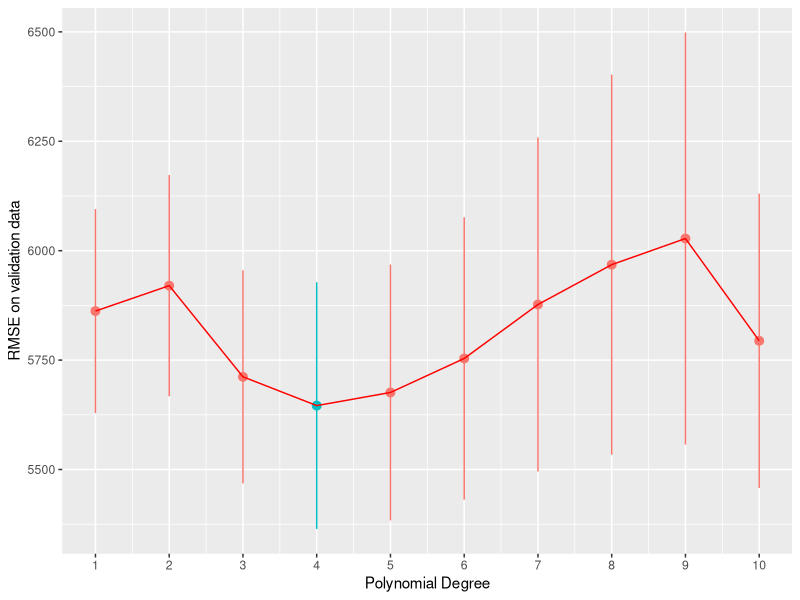
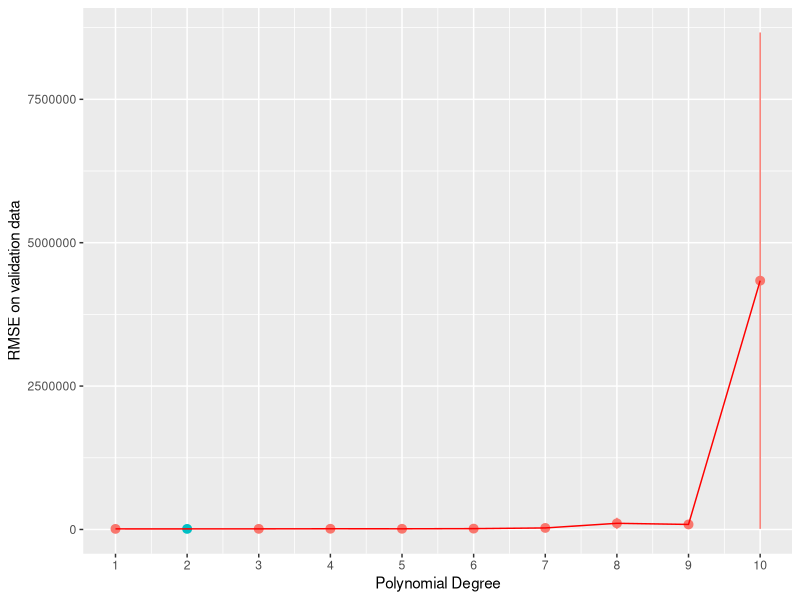
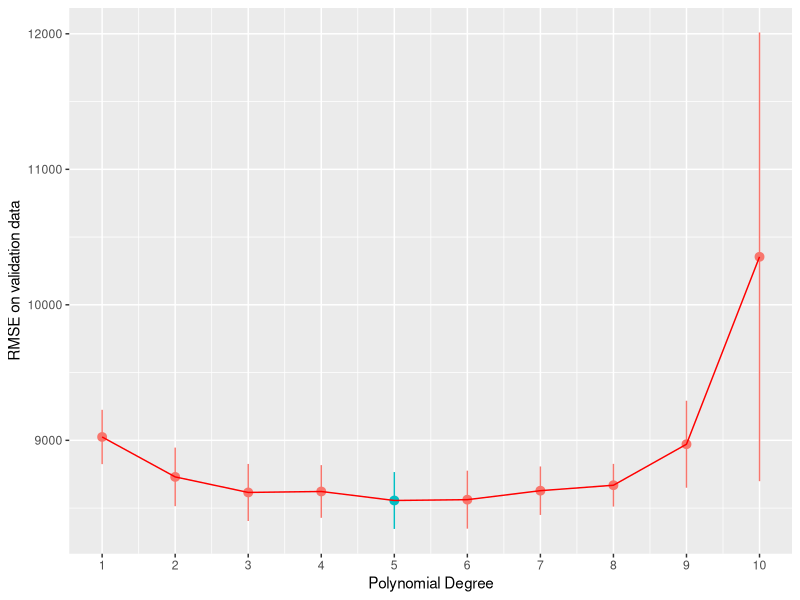
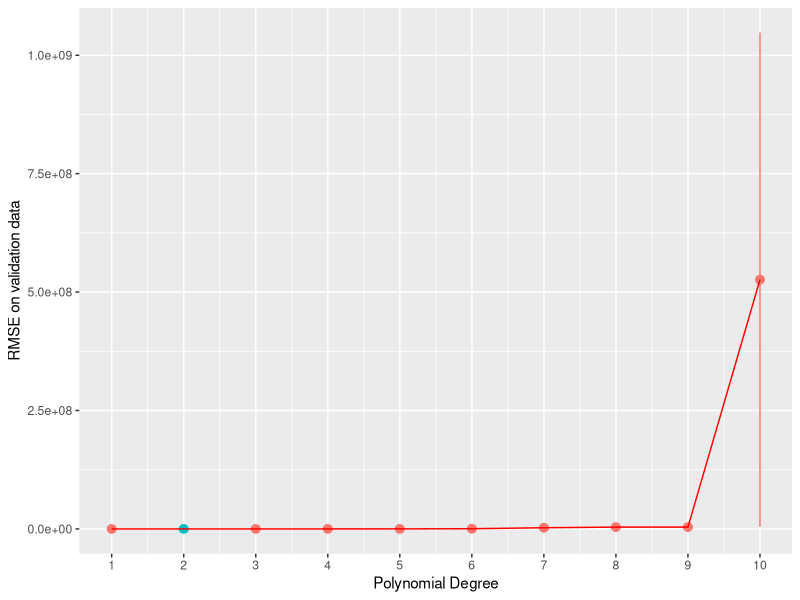
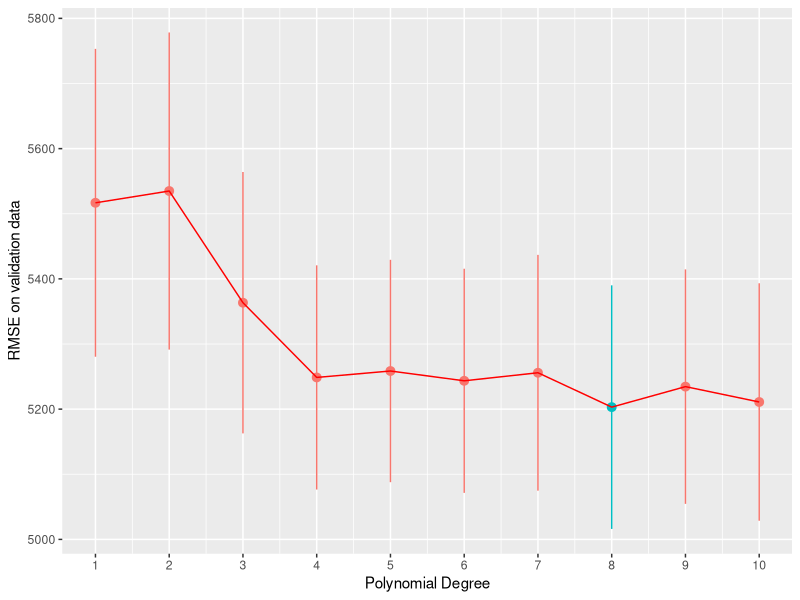
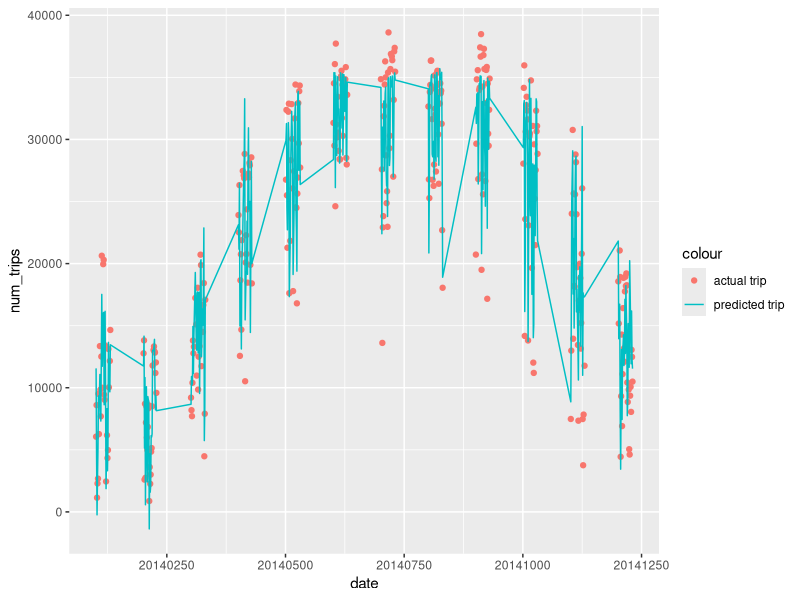
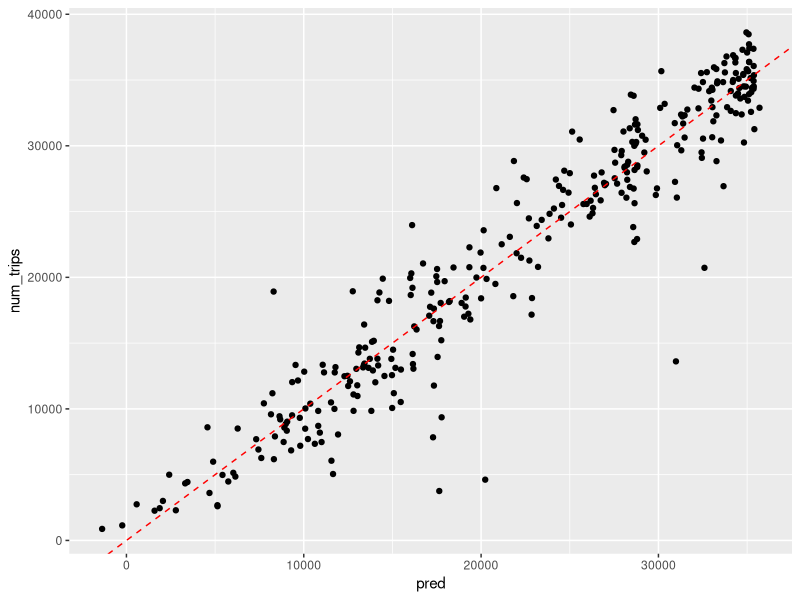

These charts were generated, in order, by the following R code:
## ---- chunk 1
library(tidyverse)
library(modelr)
## ---- chunk 2
trips_per_day <- read.csv("./week3/trips_per_day.tsv", sep = "\t")
head(trips_per_day)
## ---- chunk 3

trips_per_day<- trips_per_day |>
    mutate(is_weekend = as.numeric(wday(ymd) == 1 | wday(ymd) ==7 ))

## ---- chunk 4
trips_per_day <- trips_per_day |>
    mutate(season = case_when(
        month(ymd) >= 3 & month(ymd) <= 5 ~ 1,
        month(ymd) >= 6 & month(ymd) <= 8 ~ 2,
        month(ymd) >= 9 & month(ymd) <= 11 ~ 3,
        month(ymd) == 2 ~ 4,
        month(ymd) == 1 ~ 4,
        month(ymd) == 12 ~ 4,
    )) |>
    mutate(season = as.factor(season))
## ---- chunk 5
set.seed(42) # use 1947 for better result
num_days <- nrow(trips_per_day)
frac_train_test <- 0.9
num_train <- floor(num_days * frac_train_test)

# randomly sample rows for the training set
ndx <- sample(1 : num_days, num_train, replace = F)

trips_per_day_train <- trips_per_day[ndx, ]
trips_per_day_test <- trips_per_day[-ndx, ]

# K-fold
num_folds <- 5

trips_per_day_train <- trips_per_day_train |>
    mutate(fold = (row_number() %% num_folds) + 1)


## ---- chunk 6

K <- 1:10

avg_validate_err <- c()
se_validate_err <- c()


for(k in K) {

    validate_err <- c()
    for (f in 1:num_folds) {
        # fit on the training data
        model <- lm(num_trips ~ poly(tmin, k, raw=T), data=filter(trips_per_day_train, fold != f))

        # evaluate on the validation data
        trips_per_day_validate <- filter(trips_per_day_train, fold == f)
        validate_err[f] <- sqrt(mean((predict(model, trips_per_day_validate) - trips_per_day_validate$num_trips)^2))
    }
  avg_validate_err[k] <- mean(validate_err)
  se_validate_err[k] <- sd(validate_err) / sqrt(num_folds)
}

avg_validate_err
se_validate_err
## ---- chunk 7
# plot the validate error, highlighting the value of k with the lowest average error
plot_data <- data.frame(K, avg_validate_err, se_validate_err)
ggplot(plot_data, aes(x=K, y=avg_validate_err)) +
  geom_pointrange(aes(ymin=avg_validate_err - se_validate_err,
                      ymax=avg_validate_err + se_validate_err,
                      color=avg_validate_err == min(avg_validate_err))) +
  geom_line(color = "red") +
  scale_x_continuous(breaks=1:12) +
  theme(legend.position="none") +
  xlab('Polynomial Degree') +
  ylab('RMSE on validation data')
## ---- chunk 8

K <- 1:10

avg_validate_err_prcp <- c()
se_validate_err_prcp <- c()


for(k in K) {

    validate_err <- c()
    for (f in 1:num_folds) {
        # fit on the training data
        model <- lm(num_trips ~ poly(prcp, k, raw=T), data=filter(trips_per_day_train, fold != f))

        # evaluate on the validation data
        trips_per_day_validate <- filter(trips_per_day_train, fold == f)
        validate_err[f] <- sqrt(mean((predict(model, trips_per_day_validate) - trips_per_day_validate$num_trips)^2))
    }
  avg_validate_err_prcp[k] <- mean(validate_err)
  se_validate_err_prcp[k] <- sd(validate_err) / sqrt(num_folds)
}

avg_validate_err_prcp
se_validate_err_prcp

## ---- chunk 9
# plot the validate error, highlighting the value of k with the lowest average error
plot_data <- data.frame(K, avg_validate_err_prcp, se_validate_err_prcp)
ggplot(plot_data, aes(x=K, y=avg_validate_err_prcp)) +
  geom_pointrange(aes(ymin=avg_validate_err_prcp - se_validate_err_prcp,
                      ymax=avg_validate_err_prcp + se_validate_err_prcp,
                      color=avg_validate_err_prcp == min(avg_validate_err_prcp))) +
  geom_line(color = "red") +
  scale_x_continuous(breaks=1:12) +
  theme(legend.position="none") +
  xlab('Polynomial Degree') +
  ylab('RMSE on validation data')
## ---- chunk 10

K <- 1:10

avg_validate_err_snwd <- c()
se_validate_err_snwd <- c()


for(k in K) {

    validate_err <- c()
    for (f in 1:num_folds) {
        # fit on the training data
        model <- lm(num_trips ~ poly(snwd, k, raw=T), data=filter(trips_per_day_train, fold != f))

        # evaluate on the validation data
        trips_per_day_validate <- filter(trips_per_day_train, fold == f)
        validate_err[f] <- sqrt(mean((predict(model, trips_per_day_validate) - trips_per_day_validate$num_trips)^2))
    }
  avg_validate_err_snwd[k] <- mean(validate_err)
  se_validate_err_snwd[k] <- sd(validate_err) / sqrt(num_folds)
}

avg_validate_err_snwd
se_validate_err_snwd

## ---- chunk 11
# plot the validate error, highlighting the value of k with the lowest average error
plot_data <- data.frame(K, avg_validate_err_snwd, se_validate_err_snwd)
ggplot(plot_data, aes(x=K, y=avg_validate_err_snwd)) +
  geom_pointrange(aes(ymin=avg_validate_err_snwd - se_validate_err_snwd,
                      ymax=avg_validate_err_snwd + se_validate_err_snwd,
                      color=avg_validate_err_snwd == min(avg_validate_err_snwd))) +
  geom_line(color = "red") +
  scale_x_continuous(breaks=1:12) +
  theme(legend.position="none") +
  xlab('Polynomial Degree') +
  ylab('RMSE on validation data')
## ---- chunk 12

K <- 1:10

avg_validate_err_snow <- c()
se_validate_err_snow <- c()


for(k in K) {

    validate_err <- c()
    for (f in 1:num_folds) {
        # fit on the training data
        model <- lm(num_trips ~ poly(snow, k, raw=T), data=filter(trips_per_day_train, fold != f))

        # evaluate on the validation data
        trips_per_day_validate <- filter(trips_per_day_train, fold == f)
        validate_err[f] <- sqrt(mean((predict(model, trips_per_day_validate) - trips_per_day_validate$num_trips)^2))
    }
  avg_validate_err_snow[k] <- mean(validate_err)
  se_validate_err_snow[k] <- sd(validate_err) / sqrt(num_folds)
}

avg_validate_err_snow
se_validate_err_snow

## ---- chunk 13
# plot the validate error, highlighting the value of k with the lowest average error
plot_data <- data.frame(K, avg_validate_err_snow, se_validate_err_snow)
ggplot(plot_data, aes(x=K, y=avg_validate_err_snow)) +
  geom_pointrange(aes(ymin=avg_validate_err_snow - se_validate_err_snow,
                      ymax=avg_validate_err_snow + se_validate_err_snow,
                      color=avg_validate_err_snow == min(avg_validate_err_snow))) +
  geom_line(color = "red") +
  scale_x_continuous(breaks=1:12) +
  theme(legend.position="none") +
  xlab('Polynomial Degree') +
  ylab('RMSE on validation data')
## ---- chunk 14

K <- 1:10

avg_validate_err_tmax <- c()
se_validate_err_tmax <- c()


for(k in K) {

    validate_err <- c()
    for (f in 1:num_folds) {
        # fit on the training data
        model <- lm(num_trips ~ poly(tmax, k, raw=T), data=filter(trips_per_day_train, fold != f))

        # evaluate on the validation data
        trips_per_day_validate <- filter(trips_per_day_train, fold == f)
        validate_err[f] <- sqrt(mean((predict(model, trips_per_day_validate) - trips_per_day_validate$num_trips)^2))
    }
  avg_validate_err_tmax[k] <- mean(validate_err)
  se_validate_err_tmax[k] <- sd(validate_err) / sqrt(num_folds)
}

avg_validate_err_tmax
se_validate_err_tmax

## ---- chunk 15
# plot the validate error, highlighting the value of k with the lowest average error
plot_data <- data.frame(K, avg_validate_err_tmax, se_validate_err_tmax)
ggplot(plot_data, aes(x=K, y=avg_validate_err_tmax)) +
  geom_pointrange(aes(ymin=avg_validate_err_tmax - se_validate_err_tmax,
                      ymax=avg_validate_err_tmax + se_validate_err_tmax,
                      color=avg_validate_err_tmax == min(avg_validate_err_tmax))) +
  geom_line(color = "red") +
  scale_x_continuous(breaks=1:12) +
  theme(legend.position="none") +
  xlab('Polynomial Degree') +
  ylab('RMSE on validation data')
## ---- chunk 16


model_formulas <- c(
    "prcp + snwd + snow + tmax + tmin",
    "poly(prcp, 2, raw=T) + poly(snwd, 2, raw=T) + poly(snow, 2, raw=T) + poly(tmax, 2, raw=T) + poly(tmin, 4, raw=T) ",
    "poly(prcp, 2, raw=T) + poly(snwd, 5, raw=T) + poly(snow, 2, raw=T) + poly(tmax, 8, raw=T) + poly(tmin, 4, raw=T) ",
    "poly(prcp, 2, raw=T) + snwd + poly(tmax, 8, raw=T) + poly(tmin, 4, raw=T)",
    "poly(prcp, 2, raw=T) + poly(tmax, 8, raw=T) + snwd * poly(tmin, 4, raw=T)",
    "poly(prcp, 2, raw=T) + poly(snwd, 5, raw=T) + poly(tmax, 8, raw=T) + poly(tmin, 4, raw=T)",
    "poly(prcp, 2, raw=T) + poly(snwd, 5, raw=T) + poly(tmax, 8, raw=T) + log(tmin)",
    "poly(prcp, 2, raw=T) + sqrt(snwd) + poly(tmax, 8, raw=T) + log(tmin)+ poly(snwd, 5, raw=T)",
    "poly(prcp, 2, raw=T) + sqrt(snwd) + poly(tmax, 8, raw=T) + poly(tmin, 4, raw=T)",
    "prcp + snwd + snow + tmax + tmin + poly(prcp, 2, raw=T) + poly(snwd, 5, raw=T) + poly(tmax, 8, raw=T) + poly(tmin, 4, raw=T)",
    "poly(prcp, 2, raw=T) + poly(snwd, 5, raw=T) + poly(tmax, 8, raw=T) + poly(tmin, 4, raw=T) + is_weekend",
    "poly(prcp, 2, raw=T) + poly(snwd, 5, raw=T) + poly(tmax, 8, raw=T) + poly(tmin, 4, raw=T) + is_weekend + season",
    "poly(prcp, 2, raw=T) + poly(snwd, 5, raw=T) + snow + poly(tmax, 8, raw=T) + poly(tmin, 4, raw=T) + is_weekend * season ",
    "poly(prcp, 2, raw=T) + poly(snwd, 5, raw=T) + poly(tmax, 8, raw=T) + poly(tmin, 4, raw=T) + is_weekend * season "
)

model_formulas = paste0("num_trips ~ ", model_formulas)
M = length(model_formulas)


avg_train_err_1 <- c()
se_train_err_1 <- c()

avg_validate_err_1 <- c()
se_validate_err_1 <- c()



for (m in 1:M) {

    train_err <- c()
    validate_err <- c()
    for (f in 1:num_folds) {
        # fit on the training data
        model <- lm(model_formulas[m], data=filter(trips_per_day_train, fold != f))
        train_err[f] <- sqrt(mean((predict(model, trips_per_day_train) - trips_per_day_train$num_trips)^2))

        # evaluate on the validation data
        trips_per_day_validate <- filter(trips_per_day_train, fold == f)
        validate_err[f] <- sqrt(mean((predict(model, trips_per_day_validate) - trips_per_day_validate$num_trips)^2))
    }

    avg_train_err_1[m] <- mean(train_err)
    se_train_err_1[m] <- sd(train_err) / sqrt(num_folds)

    avg_validate_err_1[m] <- mean(validate_err)
    se_validate_err_1[m] <- sd(validate_err) / sqrt(num_folds)
        
}


# avg_validate_err_1
# se_validate_err_1

for(m in 1:M) {
    print(model_formulas[m])
    print("train error")
    print(avg_train_err_1[m])

    print("validate error")
    print(avg_validate_err_1[m])
    print("------------------------------")
}
## ---- chunk 17
best_mod <- lm(num_trips ~ poly(prcp, 4, raw=T) + poly(snwd, 5, raw=T) + poly(tmax, 8, raw=T) + poly(tmin, 4, raw=T) + is_weekend * season, data = trips_per_day_train)
best_mod
rmse <- sqrt(mean((predict(best_mod, trips_per_day_train) - trips_per_day_train$num_trips)^2))
rmse
rsq <- summary(best_mod)$r.squared
rsq
## ---- chunk 18
trips_predictions <- trips_per_day_train |>
    add_predictions(best_mod) |>
    mutate(pred = round(pred))

trips_predictions |>
    ggplot(aes(x = date)) +
    geom_point(aes(y = num_trips, color = "actual trip")) +
    geom_line(aes(y = pred, color= "predicted trip"))
## ---- chunk 19
trips_predictions |>
    ggplot() +
    geom_point(aes(x = pred, y= num_trips)) +
    geom_abline(slope = 1, intercept = 0, color = "red", linetype = "dashed")

## ---- chunk 20
save(best_mod, file="model.Rdata")
## ---- chunk 21

pred_on_testing <- predict(best_mod, trips_per_day_test)
test_rmse <- sqrt(mean((pred_on_testing - trips_per_day_test$num_trips)^2))
test_rmse

cor = cor(pred_on_testing, trips_per_day_test$num_trips)
cor_sq = cor ^ 2
cor_sq

mse = mean((pred_on_testing - trips_per_day_test$num_trips)^2)
mse_baseline = mean((mean(trips_per_day_test$num_trips) - trips_per_day_test$num_trips)^2)
mse_vs_baseline = (mse_baseline - mse) / mse_baseline
mse_vs_baseline

